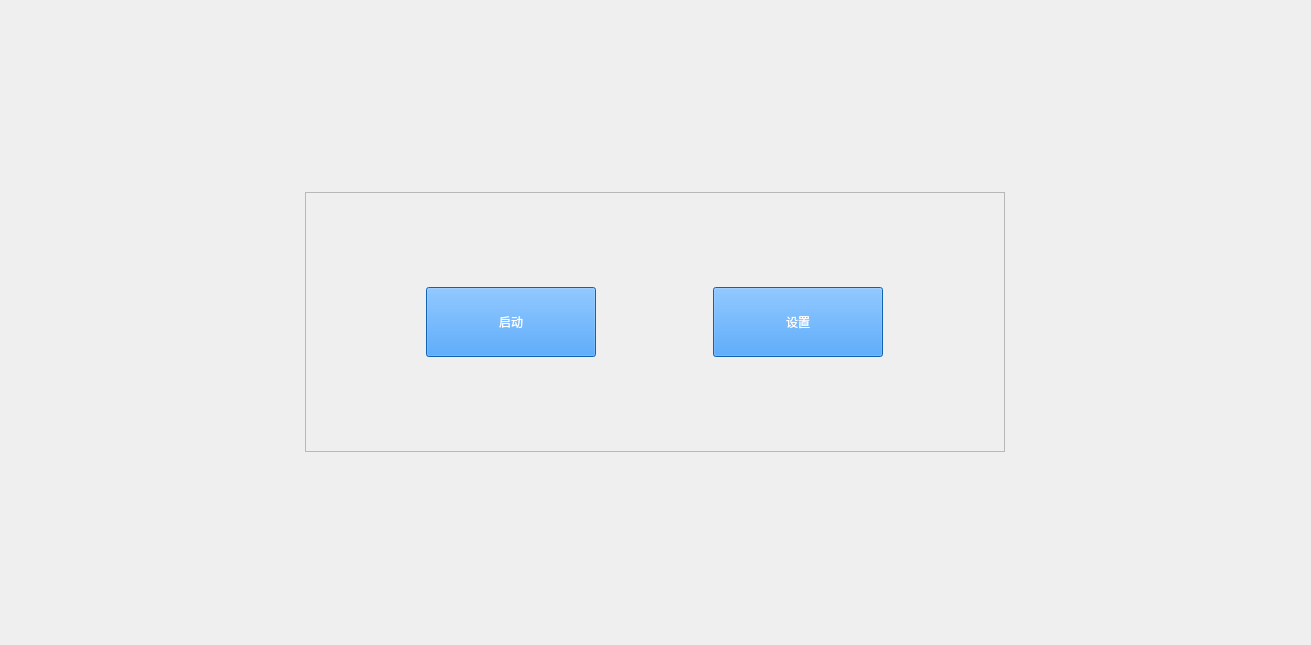
<?xml version="1.0" encoding="UTF-8"?>
<ui version="4.0">
 <class>choosewidget</class>
 <widget class="QWidget" name="choosewidget">
  <property name="geometry">
   <rect>
    <x>0</x>
    <y>0</y>
    <width>1311</width>
    <height>645</height>
   </rect>
  </property>
  <property name="windowTitle">
   <string>Form</string>
  </property>
  <layout class="QHBoxLayout" name="horizontalLayout_2">
   <item>
    <widget class="QFrame" name="frame">
     <property name="minimumSize">
      <size>
       <width>700</width>
       <height>260</height>
      </size>
     </property>
     <property name="maximumSize">
      <size>
       <width>700</width>
       <height>260</height>
      </size>
     </property>
     <property name="frameShape">
      <enum>QFrame::StyledPanel</enum>
     </property>
     <property name="frameShadow">
      <enum>QFrame::Raised</enum>
     </property>
     <layout class="QHBoxLayout" name="horizontalLayout">
      <item>
       <widget class="QPushButton" name="pushButton">
        <property name="minimumSize">
         <size>
          <width>170</width>
          <height>70</height>
         </size>
        </property>
        <property name="maximumSize">
         <size>
          <width>170</width>
          <height>70</height>
         </size>
        </property>
        <property name="styleSheet">
         <string notr="true">color:rgb(255, 255, 255);
font: 20pt &quot;Microsoft YaHei UI&quot;;
background-color:rgb(25, 137, 250);</string>
        </property>
        <property name="text">
         <string>启动</string>
        </property>
       </widget>
      </item>
      <item>
       <widget class="QPushButton" name="pushButton_2">
        <property name="minimumSize">
         <size>
          <width>170</width>
          <height>70</height>
         </size>
        </property>
        <property name="maximumSize">
         <size>
          <width>170</width>
          <height>70</height>
         </size>
        </property>
        <property name="styleSheet">
         <string notr="true">color:rgb(255, 255, 255);
font: 20pt &quot;Microsoft YaHei UI&quot;;
background-color:rgb(25, 137, 250);</string>
        </property>
        <property name="text">
         <string>设置</string>
        </property>
       </widget>
      </item>
     </layout>
    </widget>
   </item>
  </layout>
 </widget>
 <resources/>
 <connections/>
</ui>
